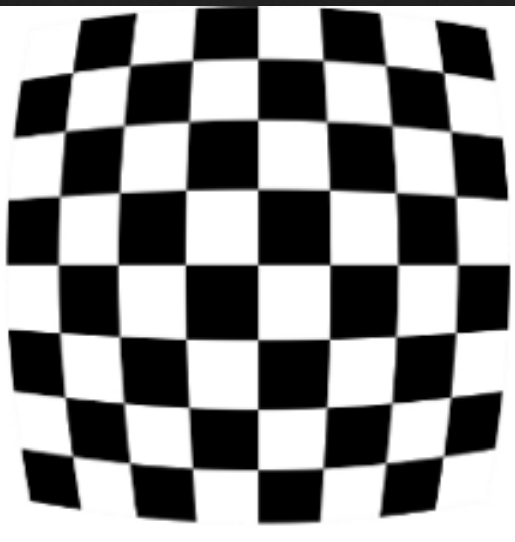
#> input picture Second Project/chessboard_distortion.png, 515 x 542 px
$ python calibrate_camera.py
#> lines starting #> are read from the running program, lines starting #| are printed output that depends on the picture; after the words box and inside, x2 and y2 are one past the last pixel; in counts of white or black regions, pixels touching at a corner belong together
import numpy as np
import cv2
import glob

IMAGE_PATH = 'chessboard_distortion.png'

# termination criteria - stop the algorithm if the accuracy is reached, or after 30 iterations
criteria = (cv2.TERM_CRITERIA_EPS + cv2.TERM_CRITERIA_MAX_ITER, 30, 0.001)

# chessboard is a 8x8 grid, without outside grid is a 7x7
# object points
objp = np.zeros((7*7, 3), np.float32)
objp[:,:2] = np.mgrid[0:7, 0:7].T.reshape(-1, 2)

# creating arrays for image and objet points
objpoints = [] # 3dpoint in real world space
imgpoints = [] # 2dpoints in image plane

# find png files in the same path as the code
images = glob.glob('./chessboard_distortion.png')
print(images)
for fname in images:
    img = cv2.imread(fname)
#> img is the input picture: shape (542, 515, 3); min 0, max 255, mean 141.2
    gray = cv2.cvtColor(img, cv2.COLOR_BGR2GRAY) # grayscale

    # Find the chessboard corners
    ret, corners = cv2.findChessboardCorners(gray, (7,7))
#> ret = True; corners = 49 rows, first 8: [72.73, 72.87], [130, 65.5], [192.8, 60.97], [257.5, 58.6], [322.3, 60.59], [386, 65.58], [444.5, 73.02], [65.48, 130.8]
    print(ret)
#| True
    print(corners)
#> (printed output is left out)
    # If found corners, add object points and image points
    if ret == True:
        objpoints.append(objp)

        # refine corner locations
        corners2 = cv2.cornerSubPix(gray, corners, (11,11), (-1,-1), criteria)
#> corners2 = 49 rows, first 8: [72.52, 72.47], [129.8, 65.32], [192.6, 60.39], [257.7, 58.73], [323, 60.35], [385.8, 65.3], [443.4, 72.42], [65.03, 131.2]
        imgpoints.append(corners2)

        # Draw and display the corners
        img = cv2.drawChessboardCorners(img, (7,7), corners2, ret)
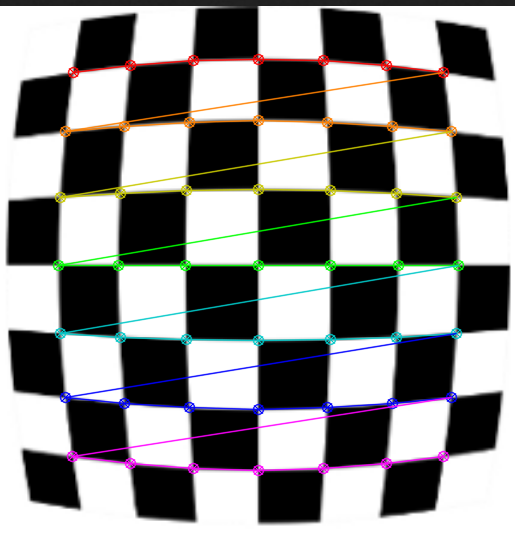
#> img: shape (542, 515, 3); 6.78% of pixels changed, all inside (x1, y1, x2, y2) = (52, 53, 465, 477)
        cv2.imshow('Chessboard Corners', img)

        # gray.shape[::-1] -> vector of integers, containing as many elements as the number of views of the calibration pattern
        # Each element is he number of points in each view. The elements should all be the same and equal to the number of feature points on the calibration pattern
        ret, mtx, dist, rvecs, tvecs = cv2.calibrateCamera(objpoints, imgpoints, gray.shape[::-1], None, None, criteria)
#> ret = 0.476; mtx = [[1156.9, 0, 260.1], [0, 1195.3, 261], [0, 0, 1]]; dist = [[-3.55, 27.07, -0.000674, -0.00151, -118.9]]; rvecs = ([-0.015, -0.00487, 1.67e-05],); tvecs = ([-3.03, -2.95, 15.72],)
        cv2.waitKey(500)

img = cv2.imread(IMAGE_PATH)
h, w = img.shape[:2]
#> h = 542; w = 515
newcameramtx, roi = cv2.getOptimalNewCameraMatrix(mtx, dist, (w,h), 0, (w,h))
#> newcameramtx = [[1156.9, 0, 260.1], [0, 1195.3, 261], [0, 0, 1]]; roi = (0, 0, 514, 541)
# revert distortion
dst = cv2.undistort(img, mtx, dist, None, newcameramtx)
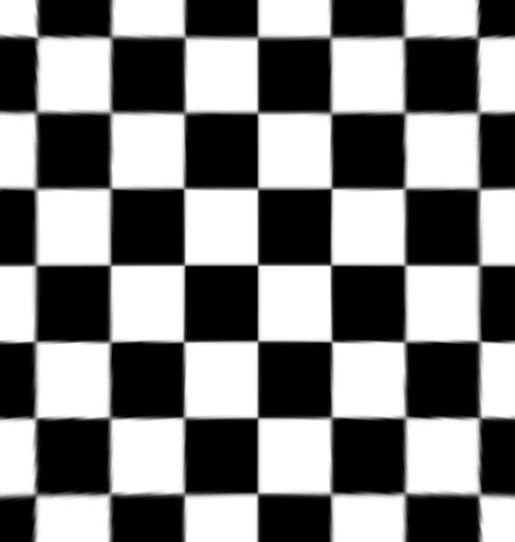
#> dst: shape (542, 515, 3); min 0, max 255, mean 127.3

# crop
x,y,w,h = roi
#> x = 0; y = 0; w = 514; h = 541
dst = dst[y:y+h, x:x+w]
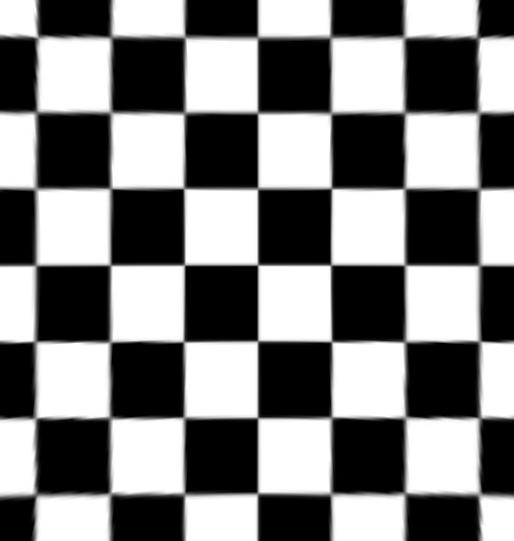
#> dst: shape (541, 514, 3); min 0, max 255, mean 127.3
cv2.imwrite("calibration_result.png", dst) # save image

# cv2.destroyAllWindows()

cv2.waitKey()

$ run again, with Second Project/chessboard.png copied over Second Project/chessboard_distortion.png
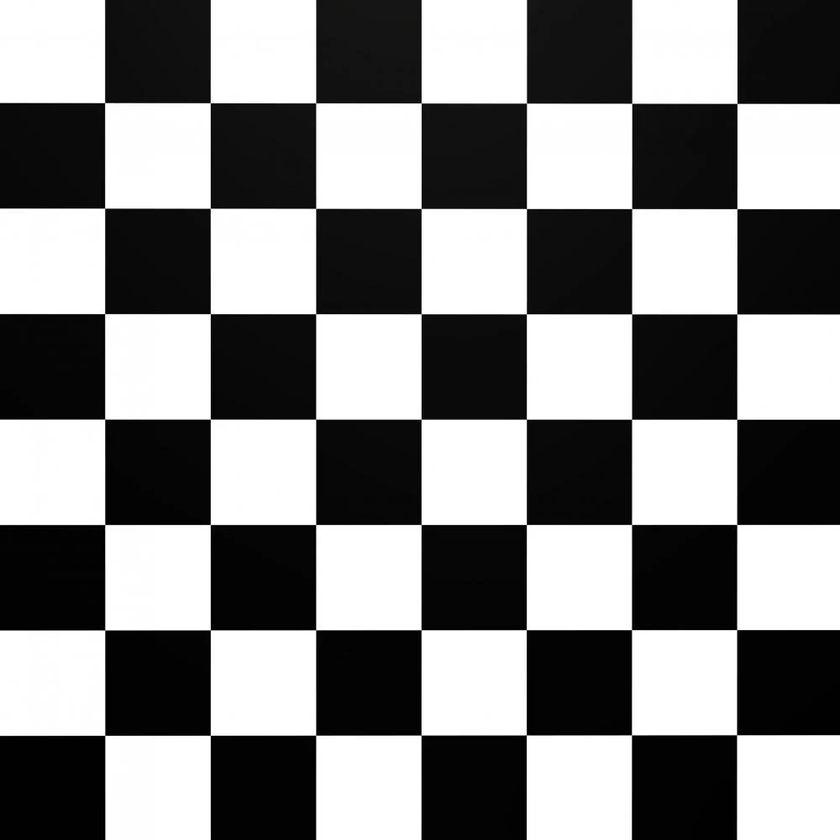
#> input picture Second Project/chessboard.png, 840 x 840 px, shrunk from 1000 x 1000 before the run
#> img is the input picture: shape (840, 840, 3); mean B, G, R 131.1, 131.1, 131.1
#> `ret, corners = cv2.findChessboardCorners(gray, (7,7))`: ret = True; corners = 49 rows, first 8: [104.7, 103.1], [210.2, 103], [316.1, 103], [420.8, 103.2], [526.3, 103.1], [631.9, 103.8], [737.1, 103.4], [104.9, 208]
#| True
#> (printed output is left out)
#> corners2 = 49 rows, first 8: [104.6, 102.6], [210.3, 102.7], [315.7, 102.8], [421.2, 102.9], [526.5, 103.1], [631.7, 103.3], [737, 103.4], [104.6, 208.2]
#> `img = cv2.drawChessboardCorners(img, (7,7), corners2, ret)`:
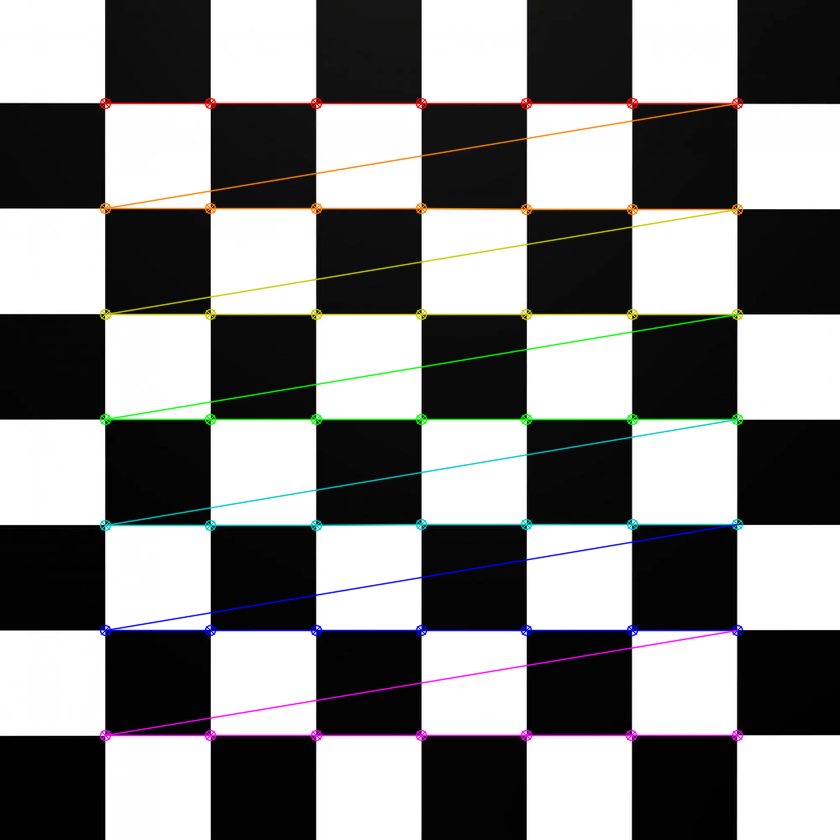
#> img: shape (840, 840, 3); 4.05% of pixels changed, all inside (x1, y1, x2, y2) = (99, 97, 744, 742)
#> `ret, mtx, dist, rvecs, tvecs = cv2.calibrateCamera(objpoints, imgpoint..`: ret = 0.0643; mtx = [[2508.3, 0, 415.9], [0, 2508.2, 416.9], [0, 0, 1]]; dist = [[-0.0574, 4.01, 2.21e-05, -0.000233, -74.6]]; rvecs = ([0.00329, -0.00851, 0.00017],); tvecs = ([-2.95, -2.98, 23.77],)
#> newcameramtx = [[2508, 0, 415.8], [0, 2507.9, 416.9], [0, 0, 1]]; roi = (0, 0, 839, 839)
#> `x,y,w,h = roi`: x = 0; w = 839
#> `dst = dst[y:y+h, x:x+w]`:
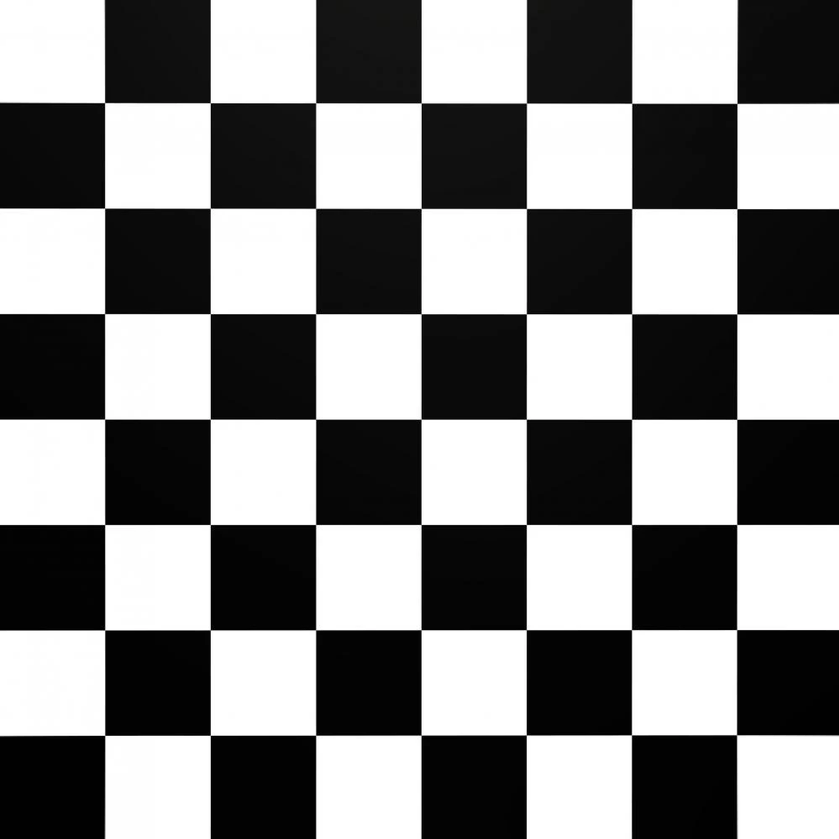
#> dst: shape (839, 839, 3); mean B, G, R 131.2, 131.2, 131.2
